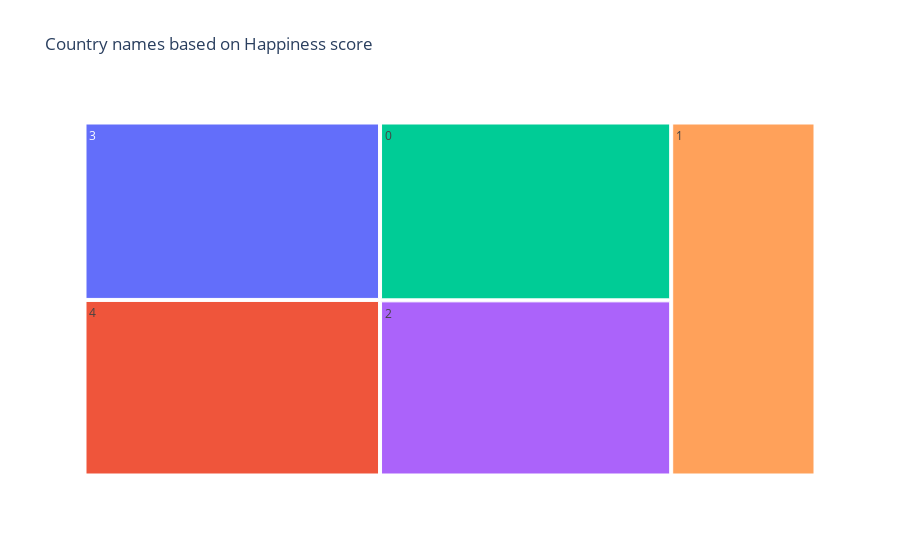

The cell this chart's notebook holds for it:
### Code cell
fig = px.treemap(df, path=[df.index], 
                values='year',title="Country names based on Happiness score")
                
fig.show()

### Figure 1 — Plotly figure (JSON) as saved in the notebook; plotly's stock layout.template omitted (floating-point values rounded to 4 significant figures)
{"data": [{"branchvalues": "total", "domain": {"x": [0, 1], "y": [0, 1]}, "hovertemplate": "labels=%{label}<br>year=%{value}<br>parent=%{parent}<br>id=%{id}<extra></extra>", "ids": ["0", "1", "2", "3", "4"], "labels": ["0", "1", "2", "3", "4"], "name": "", "parents": ["", "", "", "", ""], "type": "treemap", "values": [1971, 1939, 1941, 1996, 1975]}], "layout": {"legend": {"tracegroupgap": 0}, "title": {"text": "Country names based on Happiness score"}}}
